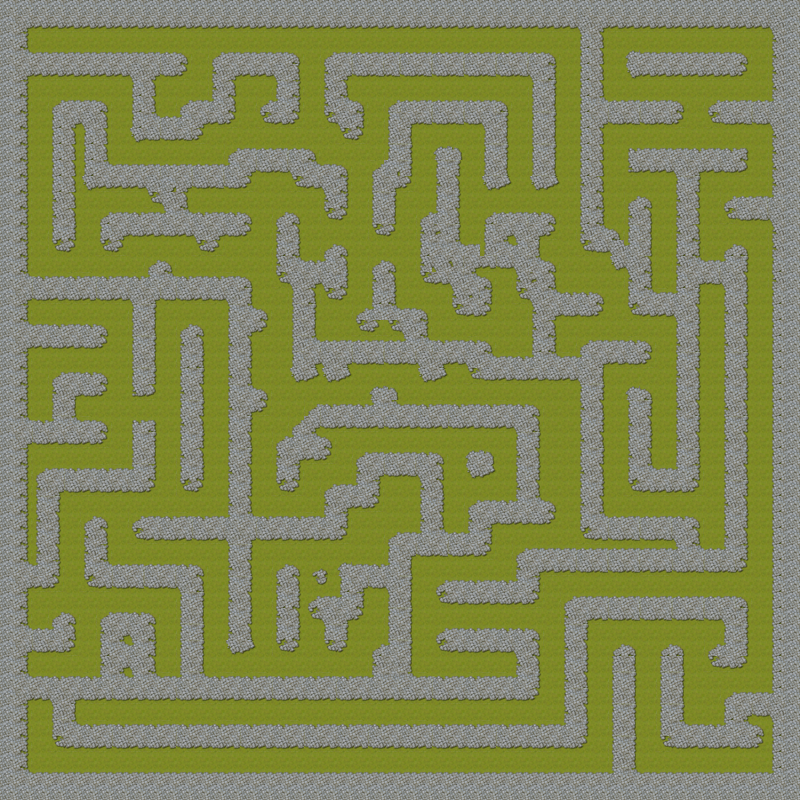

This game map was drawn from its Tiled (.tmx) file and the tilesets committed beside it. A one-line description and the trimmed map source follow:
An orthogonal 50x50 tile map with 16x16 px tiles, 1 tile layer (Camada de Tiles 1).

<map version="1.0" orientation="orthogonal" renderorder="right-up" width="50" height="50" tilewidth="16" tileheight="16" nextobjectid="1">
 <tileset firstgid="1" name="cobbleset-64" tilewidth="16" tileheight="16" tilecount="256" columns="16">
  <image source="cobbleset-64.png" width="256" height="256" />
 </tileset>
 <layer name="Camada de Tiles 1" width="50" height="50">
  <data>[2500 cells, 2500 non-empty, 93 distinct tile ids]</data>
 </layer>
</map>